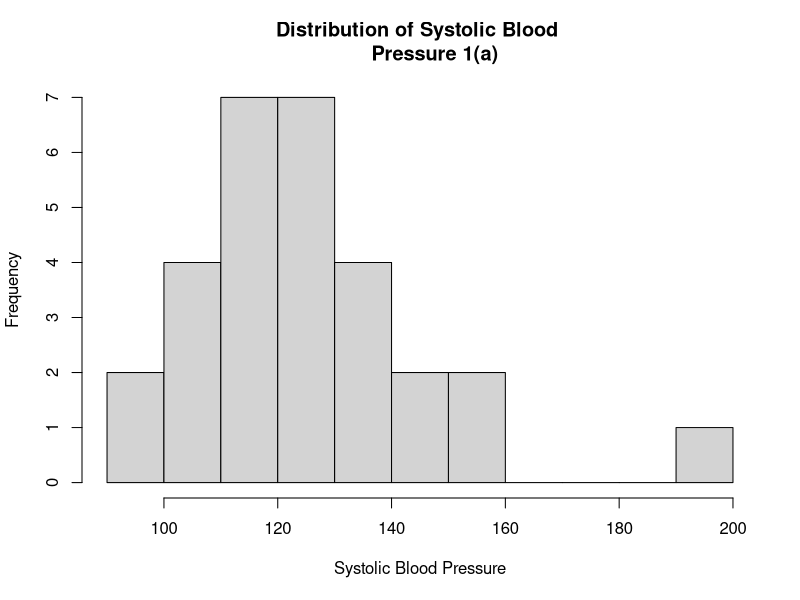
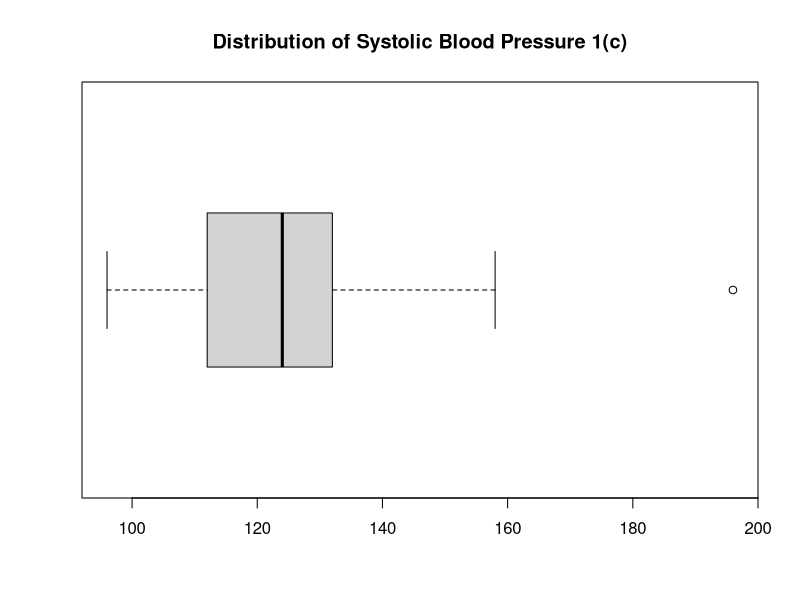
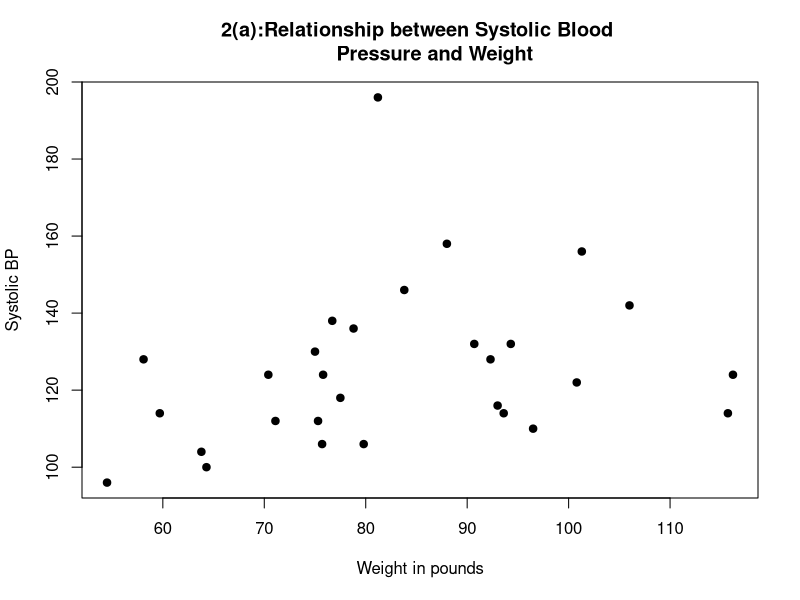
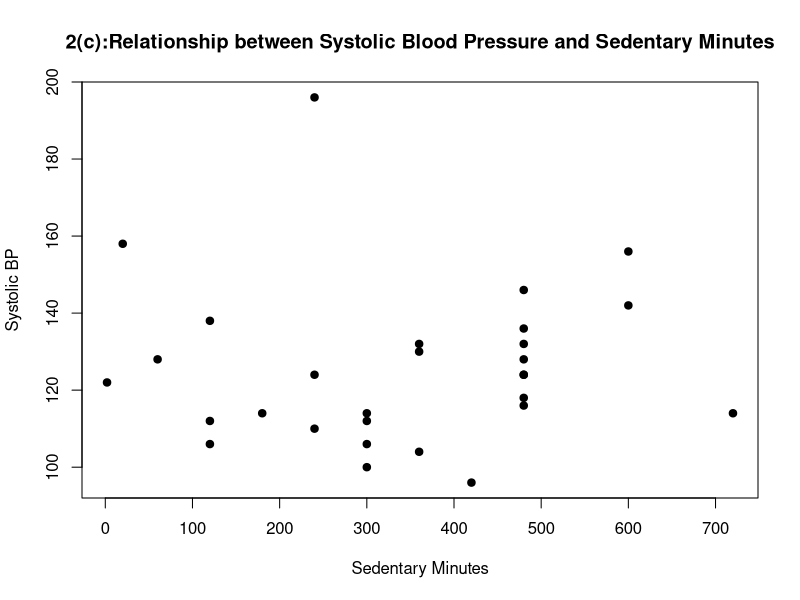
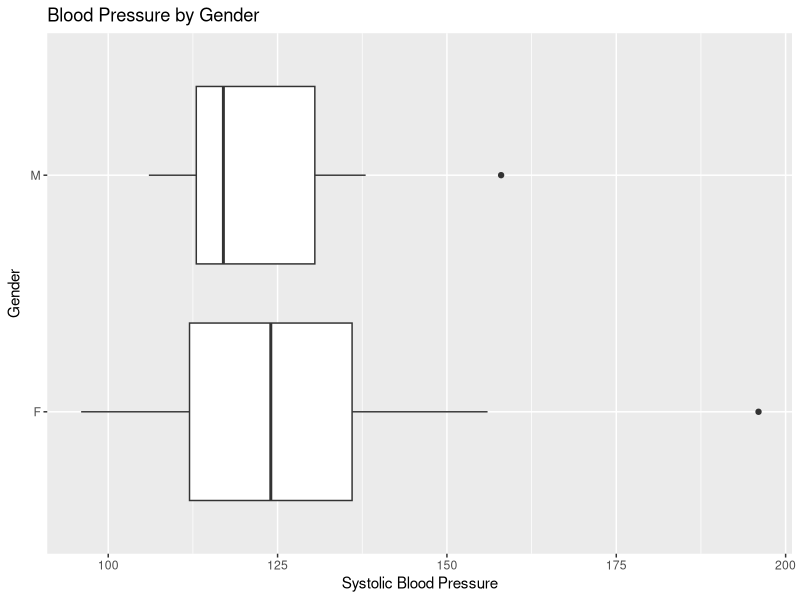
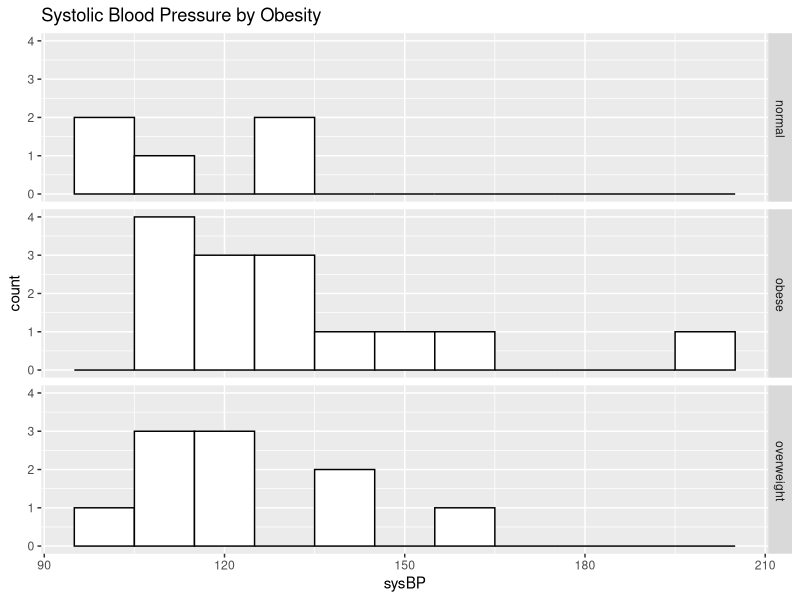

Source code (R) for these figures, in order:
## ---- chunk 1
library(ggplot2)
patients101 = read.csv("patients101.csv")
## ---- chunk 2
#Problem 1 (a)
hist(patients101$sysBP, breaks=10, xlab = "Systolic Blood Pressure",main = "Distribution of Systolic Blood 
     Pressure 1(a)")
#ggplot(patients101, aes(x = sysBP)) + geom_histogram(binwidth = 5,color = "black",fill = "white")+
#  xlab("Systolic Blood Pressure")+ggtitle("1(a): Distribution of systolic blood pressure")
## ---- chunk 3
#Problem 1 (c)
boxplot(patients101$sysBP, horizontal = TRUE,main = "Distribution of Systolic Blood Pressure 1(c)")
#ggplot(patients101, aes(y=sysBP, x = factor("")))+ geom_boxplot() + ylab("Systolic Blood Pressure") + xlab(" ")+ coord_flip() + ggtitle("1(a): Distribution of systolic blood pressure")
## ---- chunk 4
#Problem 2 (a)
plot(patients101$weight, patients101$sysBP, main = "2(a):Relationship between Systolic Blood 
     Pressure and Weight",xlab = "Weight in pounds",ylab = "Systolic BP",pch = 19)
#qplot(weight, sysBP, data = patients101) + ggtitle("2(a):Relationship between Systolic Blood Pressure and Weight") + xlab("Weight in pounds") + ylab("Systolic BP")
## ---- chunk 5
#Problem 2 (c)
plot(patients101$sedmins, patients101$sysBP, main = "2(c):Relationship between Systolic Blood Pressure and Sedentary Minutes",xlab = "Sedentary Minutes",ylab = "Systolic BP",pch = 19)
#qplot(sedmins, sysBP, data = patients101) + ggtitle("2(c):Relationship between Systolic Blood Pressure and Sedentary Minutes") + xlab("Sedentary Minutes") + ylab("Systolic BP")
## ---- chunk 6
#Problem 3 (a)
#boxplot(sysBP ~ gender, data = patients101, main = "Blood Pressure by Gender",horizontal = TRUE)
ggplot(patients101,aes(y = sysBP,x =gender)) + geom_boxplot() + ylab("Systolic Blood Pressure") + xlab("Gender") + ggtitle("Blood Pressure by Gender") + coord_flip() 
## ---- chunk 7
#Problem 3 (c)
ggplot(patients101, aes(x = sysBP)) + geom_histogram(binwidth = 10,color = "black",fill = "white") + facet_grid(obese ~.) +ggtitle("Systolic Blood Pressure by Obesity")
## ---- chunk 8
#Problem 4
#part(a)
aveBP = round(mean(patients101$sysBP),4)
#part(b)
all.ave = aggregate(sysBP ~ marriage, data = patients101, mean)
#part(c)
all.sd = aggregate(sysBP ~ marriage, data = patients101, sd)
#part(d)
all.n= aggregate(sysBP ~ marriage, data = patients101, length)
#part(e)
fns.weight = fivenum(patients101$weight)
